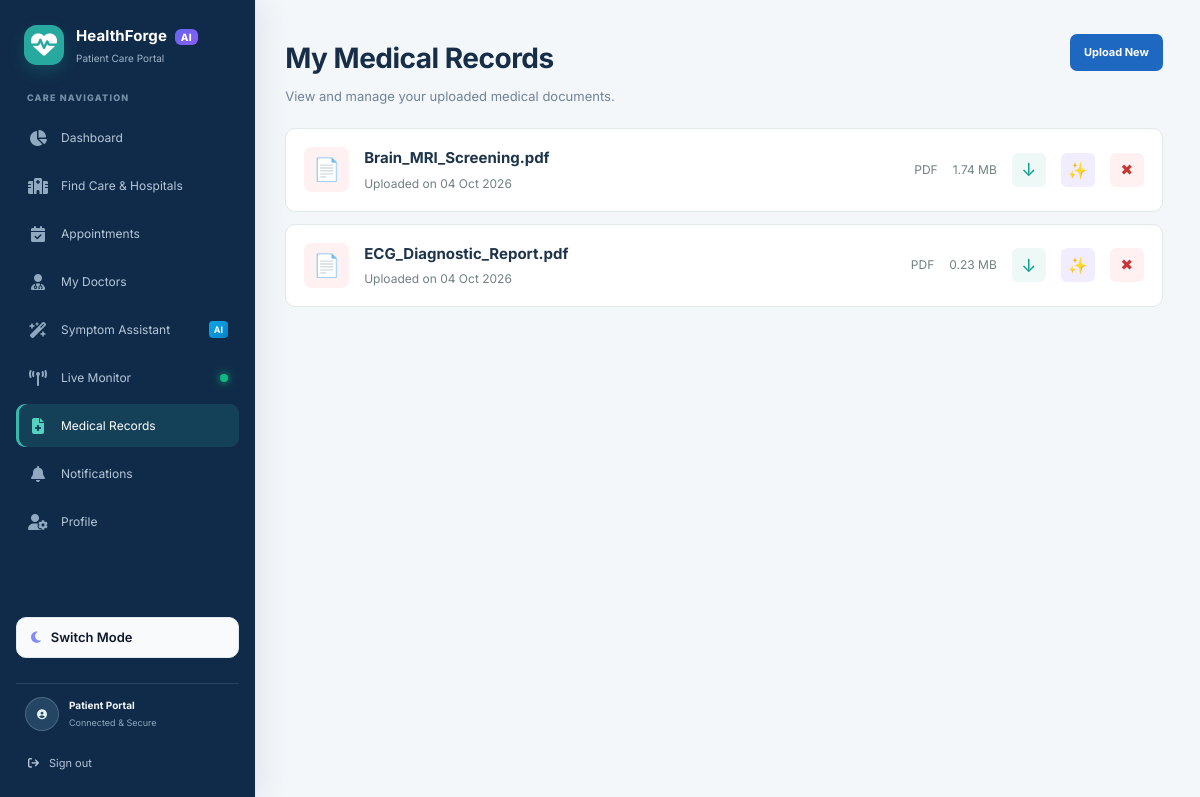
The page /medical-records (signed in) on the database its author committed.
### app/models/medical_record.py (models this page shows)
class MedicalRecord(db.Model):
    __tablename__ = "medical_records"
    medical_record_id = db.Column(db.Integer, primary_key=True)
    patient_id = db.Column(
        db.Integer,
        db.ForeignKey("patients.patient_id"),
        nullable=False,
        index=True,
    )
    doctor_id = db.Column(
        db.Integer,
        db.ForeignKey("doctors.doctor_id"),
        nullable=True,
        index=True,
    )
    filename = db.Column(db.String(255), nullable=False)
    filepath = db.Column(db.String(500), nullable=False)
    file_type = db.Column(db.String(50), nullable=True)
    file_size = db.Column(db.Integer, nullable=True)
    diagnosis = db.Column(db.Text, nullable=True)
    notes = db.Column(db.Text, nullable=True)
    uploaded_at = db.Column(
        db.DateTime,
        nullable=False,
        default=datetime.utcnow,
    )
    patient = db.relationship(
        "Patient",
        back_populates="medical_records",
    )
    doctor = db.relationship(
        "Doctor",
        back_populates="medical_records",
    )

### app/routes/patient.py (the view)
@patient_bp.route("/medical-records")
def medical_records():
    if not login_required():
        return redirect(
            url_for("auth.login")
        )
    records = MedicalRecord.query.filter_by(
        patient_id=session["patient_id"]
    ).order_by(
        MedicalRecord.uploaded_at.desc()
    ).all()
    return render_template(
        "medical_records.html",
        records=records,
    )

### app/routes/patient.py (called while the page is built)
def login_required():
    return "patient_id" in session

### templates/medical_records.html (shortened to what this page needs)
{% extends "base.html" %}
{% block content %}
<div class="page-header medical-records-header">
    <div>
        <h1>
            My Medical Records
        </h1>
        <p>
            View and manage your uploaded medical documents.
        </p>
    </div>
    <a
        href="{{ url_for('patient.upload_medical_record') }}"
        class="primary-button"
    >
        Upload New
    </a>
</div>
<div class="medical-records-list">
    {% for record in records %}
    <div class="medical-record-item">
        <div class="record-icon">
            📄
        </div>
        <div class="record-info">
            <h2>
                {{ record.filename }}
            </h2>
            <p>
                Uploaded on
                {{ record.uploaded_at.strftime("%d %b %Y") }}
            </p>
        </div>
        <div class="record-meta">
            <span>
                {{ record.file_type.upper() }}
            </span>
            <span>
                {{ "%.2f"|format(record.file_size / 1024 / 1024) }}
                MB
            </span>
            <a
                href="{{ url_for(
                    'patients.download_medical_record',
                    record_id=record.id
                ) }}"
                class="record-download-button"
            >
                ↓
            </a>
            <a
                href="{{ url_for(
                'patients.analyze_medical_record',
                record_id=record.id
            ) }}"
            class="record-analyze-button"
            title="Analyze Report"
        >
            ✨
        </a>
            <form
                method="POST"
                action="{{ url_for(
                    'patients.delete_medical_record',
                    record_id=record.id
                ) }}"
                onsubmit="return confirm('Are you sure you want to delete this record?');"
            >
                <button
                    type="submit"
                    class="record-delete-button"
                    title="Delete "
                >
                    ✖
                </button>
            </form>
        </div>
    </div>
    {% endfor %}
</div>
{% endblock %}

### rows shown on the page
MedicalRecord: filename "Brain_MRI_Screening.pdf", uploaded_at "04 Oct 2026", file_type "PDF", record.file_size/1024/1024 "1.74"
MedicalRecord: filename "ECG_Diagnostic_Report.pdf", uploaded_at "04 Oct 2026", file_type "PDF", record.file_size/1024/1024 "0.23"
